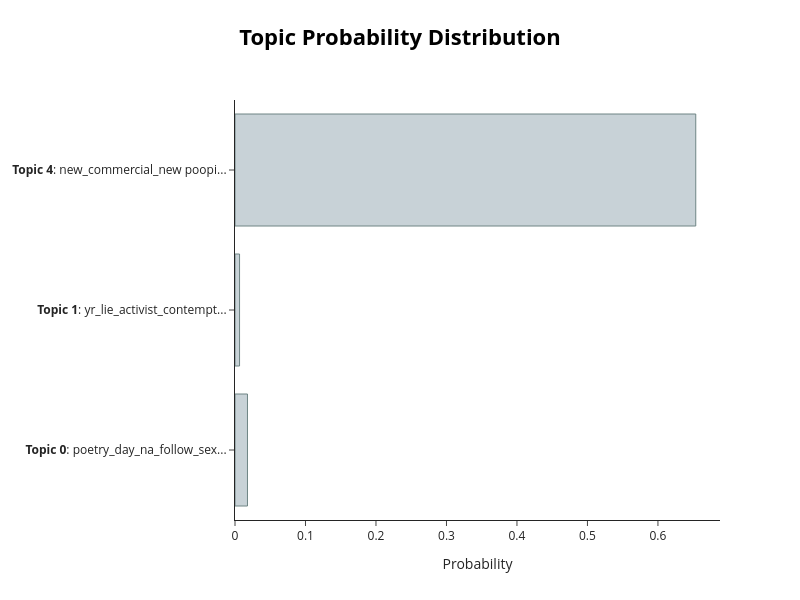

This figure's notebook cell:
### Markdown cell above
#### 5.2.4 Visualise Topic Probabilities

### Code cell
topic_model.visualize_distribution(probs[200], min_probability=0.005)

### Figure 1 — Plotly figure (JSON) as saved in the notebook; plotly's stock layout.template omitted (floating-point values rounded to 4 significant figures)
{"data": [{"marker": {"color": "#C8D2D7", "line": {"color": "#6E8484", "width": 1}}, "orientation": "h", "x": [0.01771, 0.006456, 0.6536], "y": ["<b>Topic 0</b>: poetry_day_na_follow_sex...", "<b>Topic 1</b>: yr_lie_activist_contempt...", "<b>Topic 4</b>: new_commercial_new poopi..."], "type": "bar"}], "layout": {"title": {"font": {"size": 22, "color": "Black"}, "text": "<b>Topic Probability Distribution</b>", "y": 0.95, "x": 0.5, "xanchor": "center", "yanchor": "top"}, "hoverlabel": {"font": {"size": 16, "family": "Rockwell"}, "bgcolor": "white"}, "xaxis": {"title": {"text": "Probability"}}, "width": 800, "height": 600}}
